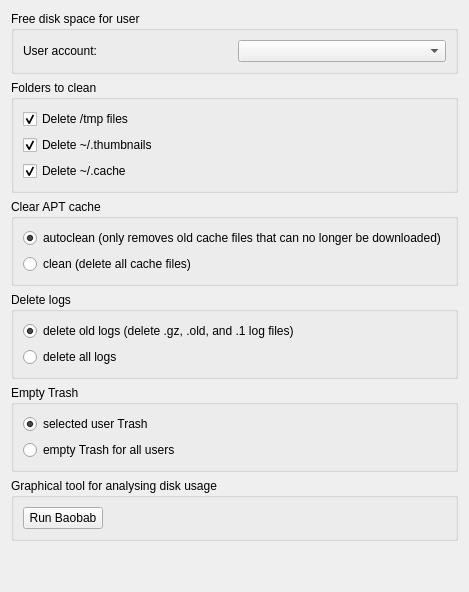
     <widget class="QWidget" name="freeSpaceTab">
      <attribute name="icon">
       <iconset>
        <normaloff>../../../../../../../../usr/share/mx-user/icons/edit-clear.png</normaloff>../../../../../../../../usr/share/mx-user/icons/edit-clear.png</iconset>
      </attribute>
      <attribute name="title">
       <string>Free Up Space</string>
      </attribute>
      <layout class="QVBoxLayout" name="verticalLayout">
       <item>
        <widget class="QGroupBox" name="groupBox_4">
         <property name="title">
          <string>Free disk space for user</string>
         </property>
         <layout class="QGridLayout" name="_8">
          <item row="0" column="0">
           <widget class="QLabel" name="userCleanLabel">
            <property name="sizePolicy">
             <sizepolicy hsizetype="Minimum" vsizetype="Minimum">
              <horstretch>0</horstretch>
              <verstretch>0</verstretch>
             </sizepolicy>
            </property>
            <property name="toolTip">
             <string>Select user to repair</string>
            </property>
            <property name="text">
             <string>User account:</string>
            </property>
           </widget>
          </item>
          <item row="0" column="1">
           <widget class="QComboBox" name="userCleanCB">
            <property name="sizePolicy">
             <sizepolicy hsizetype="Minimum" vsizetype="Minimum">
              <horstretch>0</horstretch>
              <verstretch>0</verstretch>
             </sizepolicy>
            </property>
            <property name="toolTip">
             <string>Select user to repair</string>
            </property>
           </widget>
          </item>
         </layout>
        </widget>
       </item>
       <item>
        <widget class="QGroupBox" name="groupBox_8">
         <property name="title">
          <string>Folders to clean</string>
         </property>
         <layout class="QVBoxLayout" name="verticalLayout_4">
          <item>
           <widget class="QCheckBox" name="tmpCheckBox">
            <property name="text">
             <string>Delete /tmp files</string>
            </property>
            <property name="checked">
             <bool>true</bool>
            </property>
           </widget>
          </item>
          <item>
           <widget class="QCheckBox" name="thumbCheckBox">
            <property name="text">
             <string>Delete ~/.thumbnails</string>
            </property>
            <property name="checked">
             <bool>true</bool>
            </property>
           </widget>
          </item>
          <item>
           <widget class="QCheckBox" name="cacheCheckBox">
            <property name="text">
             <string>Delete ~/.cache</string>
            </property>
            <property name="checked">
             <bool>true</bool>
            </property>
           </widget>
          </item>
         </layout>
        </widget>
       </item>
       <item>
        <widget class="QGroupBox" name="groupBox_5">
         <property name="title">
          <string>Clear APT cache</string>
         </property>
         <layout class="QVBoxLayout" name="verticalLayout_3">
          <item>
           <widget class="QRadioButton" name="autocleanRB">
            <property name="text">
             <string>autoclean (only removes old cache files that can no longer be downloaded)</string>
            </property>
            <property name="checked">
             <bool>true</bool>
            </property>
           </widget>
          </item>
          <item>
           <widget class="QRadioButton" name="cleanRB">
            <property name="text">
             <string>clean (delete all cache files)</string>
            </property>
           </widget>
          </item>
         </layout>
        </widget>
       </item>
       <item>
        <widget class="QGroupBox" name="groupBox_6">
         <property name="title">
          <string>Delete logs</string>
         </property>
         <layout class="QVBoxLayout" name="verticalLayout_5">
          <item>
           <widget class="QRadioButton" name="oldLogsRB">
            <property name="text">
             <string>delete old logs (delete .gz, .old, and .1 log files)</string>
            </property>
            <property name="checked">
             <bool>true</bool>
            </property>
            <property name="autoExclusive">
             <bool>true</bool>
            </property>
           </widget>
          </item>
          <item>
           <widget class="QRadioButton" name="allLogsRB">
            <property name="text">
             <string>delete all logs</string>
            </property>
            <property name="checked">
             <bool>false</bool>
            </property>
            <property name="autoExclusive">
             <bool>true</bool>
            </property>
           </widget>
          </item>
         </layout>
        </widget>
       </item>
       <item>
        <widget class="QGroupBox" name="groupBox_7">
         <property name="title">
          <string>Empty Trash</string>
         </property>
         <layout class="QVBoxLayout" name="verticalLayout_2">
          <item>
           <widget class="QRadioButton" name="selectedUserCB">
            <property name="autoFillBackground">
             <bool>false</bool>
            </property>
            <property name="text">
             <string>selected user Trash</string>
            </property>
            <property name="checked">
             <bool>true</bool>
            </property>
           </widget>
          </item>
          <item>
           <widget class="QRadioButton" name="allUsersCB">
            <property name="text">
             <string>empty Trash for all users</string>
            </property>
           </widget>
          </item>
         </layout>
        </widget>
       </item>
       <item>
        <widget class="QGroupBox" name="groupBox_2">
         <property name="title">
          <string>Graphical tool for analysing disk usage</string>
         </property>
         <layout class="QHBoxLayout" name="horizontalLayout">
          <item>
           <widget class="QPushButton" name="baobabPushButton">
            <property name="text">
             <string>Run Baobab</string>
            </property>
           </widget>
          </item>
          <item>
           <spacer name="horizontalSpacer">
            <property name="orientation">
             <enum>Qt::Horizontal</enum>
            </property>
            <property name="sizeHint" stdset="0">
             <size>
              <width>40</width>
              <height>20</height>
             </size>
            </property>
           </spacer>
          </item>
         </layout>
        </widget>
       </item>
       <item>
        <spacer name="verticalSpacer_5">
         <property name="orientation">
          <enum>Qt::Vertical</enum>
         </property>
         <property name="sizeHint" stdset="0">
          <size>
           <width>20</width>
           <height>40</height>
          </size>
         </property>
        </spacer>
       </item>
      </layout>
     </widget>
